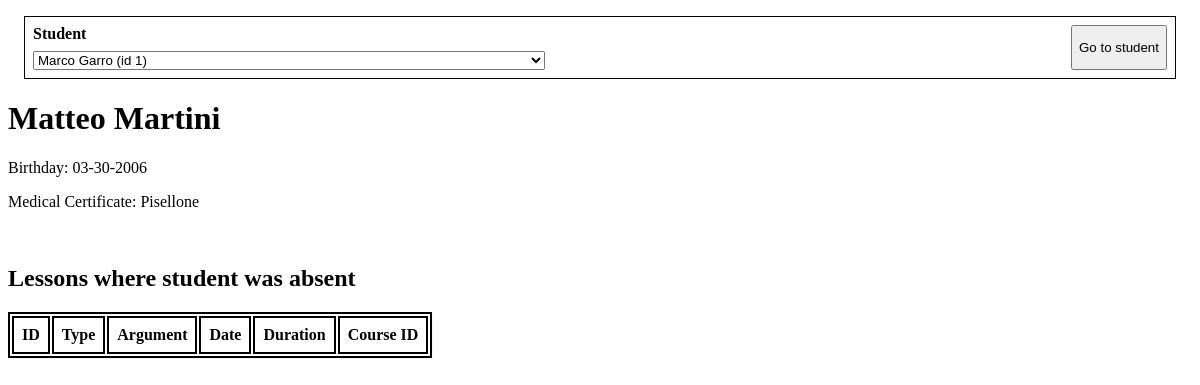
Screenshot of /pilot.php?id=5 with the database file from the repository.
### tables this page shows
CREATE TABLE studentPilot(
    id INTEGER PRIMARY KEY AUTOINCREMENT,
    name TEXT,
    surname TEXT,
    birthDate DATE,
    medicalCertificate TEXT
);

### Dao/PilotsDAO.php (called while the page is built, shortened)
<?php
include_once ("./Classes/Pilot.php");
class PilotsDAO extends GenericDAO {
  public static function read(int $id): ?object {
    $result = GenericDAO::$pdo->query("SELECT * FROM studentPilot WHERE id = $id", PDO::FETCH_NAMED)->fetch();
    if($result) {
      return new Pilot(
         $result["id"],
         $result["name"],
         $result["surname"],
         $result["birthDate"],
         $result["medicalCertificate"]
      );
    }
    return null;
  }
  public static function readAll(): ?array {
    $result = GenericDAO::$pdo->query("SELECT * FROM studentPilot;");
    $rows = $result->fetchAll(PDO::FETCH_ASSOC);
    $pilots = array();
    foreach ($rows as $row) {
      $pilots[] = new Pilot(
         $row["id"],
         $row["name"],
         $row["surname"],
         $row["birthDate"],
         $row["medicalCertificate"]
      );
    }
    return $pilots;
  }
}

### Classes/Pilot.php (the view, shortened to what this page needs)
<?php
class Pilot {
  private $id;
  private $name;
  private $surname;
  private $birthDate;
  private $medicalCertificate;
  public function __construct($id, $name, $surname, $birthDate, $medicalCertificate)
  {
    $this->id = $id;
    $this->name = $name;
    $this->surname = $surname;
    $this->birthDate = $birthDate;
    $this->medicalCertificate = $medicalCertificate;
  }
  public function getName() {
    return $this->name;
  }
  public function getSurname() {
    return $this->surname;
  }
  public function getBirthDate() {
    return $this->birthDate;
  }
  public function getMedicalCertificate() {
    return $this->medicalCertificate;
  }
  public function toOption(): string {
    return <<< HTML
<option value="$this->id">
    $this->name $this->surname (id $this->id)
</option>
HTML;
  }
}

### pilot.php (shortened to what this page needs)
<!DOCTYPE html>
<?php
include_once ("./Dao/PilotsDAO.php");
include_once ("./Classes/Pilot.php");
$allPilots = array();
try {
  $allPilots = PilotsDAO::readAll();
} catch (Exception $e) {
  $error = $e->getMessage();
}
?>
<html lang="en">
  <head>
      <link rel="stylesheet" type="text/css" href="index.css" />
  </head>
  <body>
    <form action="/pilot.php" method="get">
        <label>
            Student
            <select id="id" name="id">
                <?php
                foreach($allPilots as $pilot){
                    echo $pilot->toOption();
                }
                ?>
            </select>
        </label>
        <button type="submit">
            Go to student
        </button>
    </form>
<?php
if($_SERVER["REQUEST_METHOD"] == "GET"){
    if(isset($_GET["id"]) && $_GET["id"] != null) {
      try {
        $pilot = PilotsDAO::read($_GET["id"]);
        $htmlAbsences = "";
        $pilotName = $pilot->getName() . " " . $pilot->getSurname();
        $pilotBday = $pilot->getBirthDate();
        $pilotCert = $pilot->getMedicalCertificate();
        echo <<< HTML
    <h1>$pilotName</h1>
    <p>Birthday: $pilotBday</p>
    <p>Medical Certificate: $pilotCert</p>
    <br>
    <h2>Lessons where student was absent</h2>
    <table>
        <thead><tr>
            <th>ID</th>
            <th>Type</th>
            <th>Argument</th>
            <th>Date</th>
            <th>Duration</th>
            <th>Course ID</th>
        </tr></thead>
        <tbody>
            $htmlAbsences
        </tbody>
    </table>
HTML;
      } catch (Exception $e) {
        echo $e->getMessage();
      }
    } else {
        echo <<< HTML
<h1>Select a pilot to view all lessons where they were absent</h1>
HTML;
    }
}
?>
  </body>
</html>

### index.css (style rules this page uses)
body { color: black; }
td, th { border: black 1px solid; padding: 0.5rem; }
table, th { border: black 2px solid; }
table { box-shadow: 1px 1px #0000000a; }
form { border: black 1px solid; margin: 1rem; padding: 0.5rem; display: flex; justify-content: space-between; }
form label { display: flex; flex-flow: column; gap: 0.5rem; font-weight: bold; }
form label select { width: 32rem; }

### rows the page displays
studentpilot: pilotName "Matteo Martini", birthDate "03-30-2006", medicalCertificate "Pisellone"

### other values shown
form field id "Marco Garro (id 1)"
